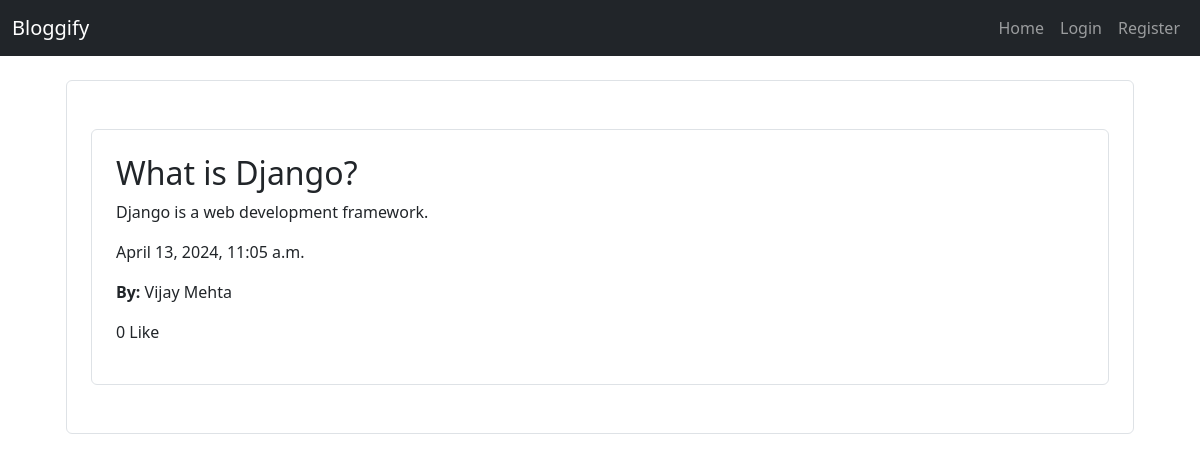
/guest-post-details/?id=1, run on the app's committed database.
### articles/models.py (models this page shows, shortened)
class Post(models.Model):
    title = models.CharField(max_length=100)
    description = models.CharField(max_length=250)
    content = models.TextField()
    created_at = models.DateTimeField(auto_now_add=True)
    author = models.ForeignKey(User, on_delete=models.CASCADE)
    likes = models.ManyToManyField(User, related_name='likes')

### accounts/models.py (models this page shows, shortened)
class User(models.Model):
    first_name = models.CharField(max_length=50)
    last_name = models.CharField(max_length=50)
    email_id = models.CharField(max_length=50)
    password = models.CharField(max_length=20)
    image = models.ImageField(upload_to='profile_pics', default="defaultprofilepic.jpg")
    password_reset_code = models.CharField(max_length=6,default="")

### articles/views.py (the view)
# urls.py: path('guest-post-details/', articles_views.guest_post_details_view, name='guest-post-details'),
def guest_post_details_view(request):
    return render(request, 'GuestPostDetails.html', {'post': Post.objects.get(id=request.GET['id'])})

### templates/GuestPostDetails.html (shortened to what this page needs)
{% extends 'base.html' %}
{% block content %}
<div class="container">
    <div class="border rounded p-4 m-4">
        <div class="rounded mx-auto border p-4 m-4">
            <h2>{{ post.title }}</h2>
            <p>{{ post.content }}</p>
            <p>{{ post.created_at }}</p>
            <p><b>By: </b>{{ post.author.first_name }} {{ post.author.last_name }}</p>
            {% if post.likes.count > 1 %}
                <p>{{ post.likes.count }} Likes</p>
            {% else %}
                <p>{{ post.likes.count }} Like</p>
            {% endif %}
        </div>
    </div>
</div>
{% endblock %}

### data on the page
Post: title "What is Django?", content "Django is a web development framework.", created_at "April 13, 2024, 11:05 a.m.", author.first_name "Vijay", author.last_name "Mehta", likes.count "0"
